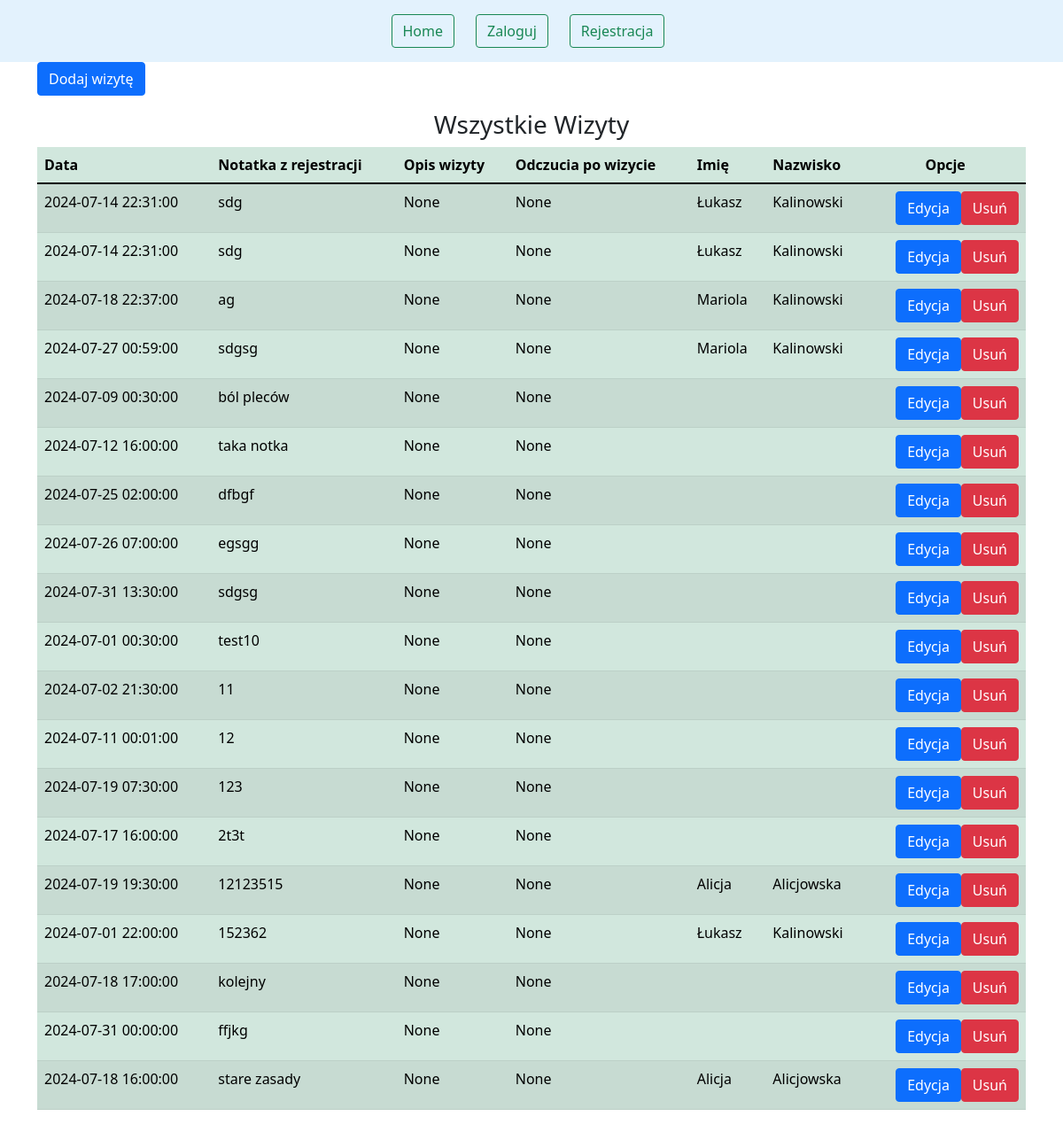
Before: /appointment with the older database file.
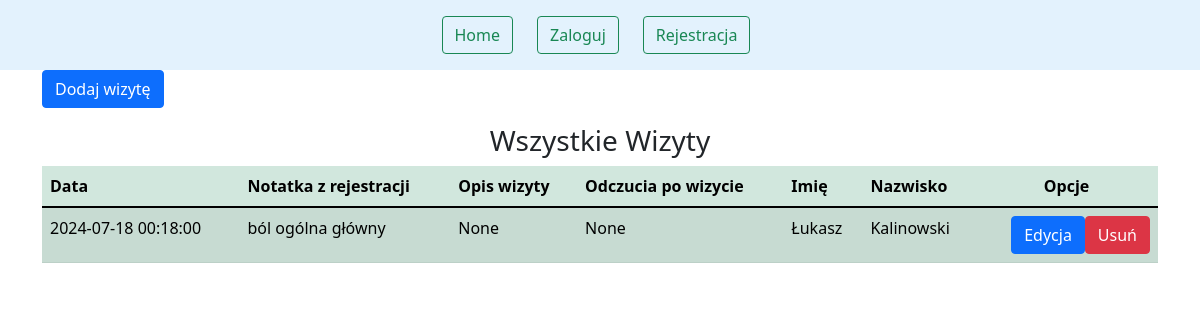
After: the same page with the newer database file.
### website/models.py (models this page shows)
class Appointment(db.Model):
    id = db.Column(db.Integer, primary_key=True)
    date = db.Column(db.DateTime(timezone=True), default=func.now())
    note_at_regis = db.Column(db.String(1000))
    note_at = db.Column(db.String(1000))
    note_after = db.Column(db.String(1000))
    patient_id = db.Column(db.Integer, db.ForeignKey('patient.id'), nullable=False)

class Patient(db.Model):
    id = db.Column(db.Integer, primary_key=True)
    name = db.Column(db.String(100), nullable=False)
    sur_name = db.Column(db.String(100), nullable=False)
    numer = db.Column(db.Integer, unique=True)
    notka=db.Column(db.String(10000), nullable=False)
    appointments = db.relationship('Appointment', backref='patient', lazy=True)
    user_id=db.Column(db.Integer, db.ForeignKey('user.id'))

### website/views.py (the view, shortened to what this page needs)
@views.route("/appointment", methods=["GET", "POST"])
def appointment():
    appointments = Appointment.query.all()
    patients = Patient.query.all()
    return render_template(
        "appointment.html",
        user=current_user,
        appointments=appointments,
        patients=patients,
    )

### website/templates/appointment.html (shortened to what this page needs)
{% extends "base.html" %}
{% block content %}
<button class="btn btn-primary" type="button" data-bs-toggle="collapse" data-bs-target="#collapseExample"
  aria-expanded="false" aria-controls="collapseExample">
  Dodaj wizytę
</button>
<h3 align="center">Wszystkie Wizyty</h3>
<div class="table-responsive">
  <table class="table table-success table-striped table-hover">
    <thead>
      <tr>
        <th>Data</th>
        <th>Notatka z rejestracji</th>
        <th>Opis wizyty</th>
        <th>Odczucia po wizycie</th>
        <th>Imię</th>
        <th>Nazwisko</th>
        <th style="text-align:center">Opcje</th>
      </tr>
    </thead>
    <tbody>
      {% for appointment in appointments %}
      <tr>
        <td>{{ appointment.date }}</td>
        <td>{{ appointment.note_at_regis }}</td>
        <td>{{ appointment.note_at }}</td>
        <td>{{ appointment.note_after }}</td>
        <td>{{ appointment.patient.name }}</td>
        <td>{{ appointment.patient.sur_name }}</td>
        <td>
          <a href="{{ url_for ('views.deleteAppointment', id=appointment.id) }}"><button type="button"
              style="float: right;" class="btn btn-danger">Usuń</button></a>
          <button type="button" style="float: right;" class="btn btn-primary">Edycja</button>
        </td>
      </tr>
      {% endfor %}
    </tbody>
  </table>
</div>
{% endblock %}

### website/templates/base.html (shortened to what this page needs)
<!DOCTYPE html>
<html>
  <head>
    <link href="https://cdn.jsdelivr.net/npm/bootstrap@5.1.3/dist/css/bootstrap.min.css" rel="stylesheet">
  </head>
  <body>
    <nav class="navbar navbar-expand-lg navbar-light nav-fill "style="background-color: #e3f2fd;">
      <div class="collapse navbar-collapse justify-content-center nav-fill"  id="navbar">
        <div class="navbar-nav">
           {% if user.is_authenticated %}
          <b><a class="nav-item nav-link" id="home" href="/"><button class="btn btn-outline-success me-2" type="button">Home</button></a></b>
          <b><a class="nav-item nav-link" id="appointment" href="/appointment"><button class="btn btn-outline-success me-2" type="button">Wizyty</button></a></b>
          <b><a class="nav-item nav-link" id="calendar" href="/calendar"><button class="btn btn-outline-success me-2" type="button">Kalendarz</button></a></b>
          <b><a class="nav-item nav-link" id="patient" href="/patient"><button class="btn btn-outline-success me-2" type="button">Pacjenci</button></a></b>
          <b><a class="nav-item nav-link" id="logout" href="/logout"><button class="btn btn-outline-success me-2" type="button">Wyloguj</button></a></b>
          {% else %}
          <b><a class="nav-item nav-link" id="home" href="/"><button class="btn btn-outline-success me-2" type="button">Home</button></a></b>
          <a class="nav-item nav-link" id="login" href="/login"><button class="btn btn-outline-success me-2" type="button">Zaloguj</button></a></b>
          <a class="nav-item nav-link" id="signUp" href="/sign-up"><button class="btn btn-outline-success me-2" type="button">Rejestracja</button></a></b>
          {% endif %}
        </div>
      </div>
    </nav>
    <div class="container">{% block content %} {% endblock %}</div>
  </body>
</html>

Changed rows visible on the page:
removed Appointment: date "2024-07-14 22:31:00", note_at_regis "sdg", note_at "None", note_after "None", patient.name "Łukasz", patient.sur_name "Kalinowski"
removed Appointment: date "2024-07-18 22:37:00", note_at_regis "ag", note_at "None", note_after "None", patient.name "Mariola", patient.sur_name "Kalinowski"
removed Appointment: date "2024-07-27 00:59:00", note_at_regis "sdgsg", note_at "None", note_after "None", patient.name "Mariola", patient.sur_name "Kalinowski"
removed Appointment: date "2024-07-09 00:30:00", note_at_regis "ból pleców", note_at "None", note_after "None"
removed Appointment: date "2024-07-12 16:00:00", note_at_regis "taka notka", note_at "None", note_after "None"
removed Appointment: date "2024-07-25 02:00:00", note_at_regis "dfbgf", note_at "None", note_after "None"
removed Appointment: date "2024-07-26 07:00:00", note_at_regis "egsgg", note_at "None", note_after "None"
removed Appointment: date "2024-07-31 13:30:00", note_at_regis "sdgsg", note_at "None", note_after "None"
removed Appointment: date "2024-07-01 00:30:00", note_at_regis "test10", note_at "None", note_after "None"
removed Appointment: date "2024-07-02 21:30:00", note_at_regis "11", note_at "None", note_after "None"
removed Appointment: date "2024-07-11 00:01:00", note_at_regis "12", note_at "None", note_after "None"
removed Appointment: date "2024-07-19 07:30:00", note_at_regis "123", note_at "None", note_after "None"
removed Appointment: date "2024-07-17 16:00:00", note_at_regis "2t3t", note_at "None", note_after "None"
removed Appointment: date "2024-07-19 19:30:00", note_at_regis "12123515", note_at "None", note_after "None", patient.name "Alicja", patient.sur_name "Alicjowska"
removed Appointment: date "2024-07-01 22:00:00", note_at_regis "152362", note_at "None", note_after "None", patient.name "Łukasz", patient.sur_name "Kalinowski"
removed Appointment: date "2024-07-18 17:00:00", note_at_regis "kolejny", note_at "None", note_after "None"
removed Appointment: date "2024-07-31 00:00:00", note_at_regis "ffjkg", note_at "None", note_after "None"
removed Appointment: date "2024-07-18 16:00:00", note_at_regis "stare zasady", note_at "None", note_after "None", patient.name "Alicja", patient.sur_name "Alicjowska"
changed Appointment "None": date "2024-07-14 22:31:00" → "2024-07-18 00:18:00"; note_at_regis "sdg" → "ból ogólna główny"
